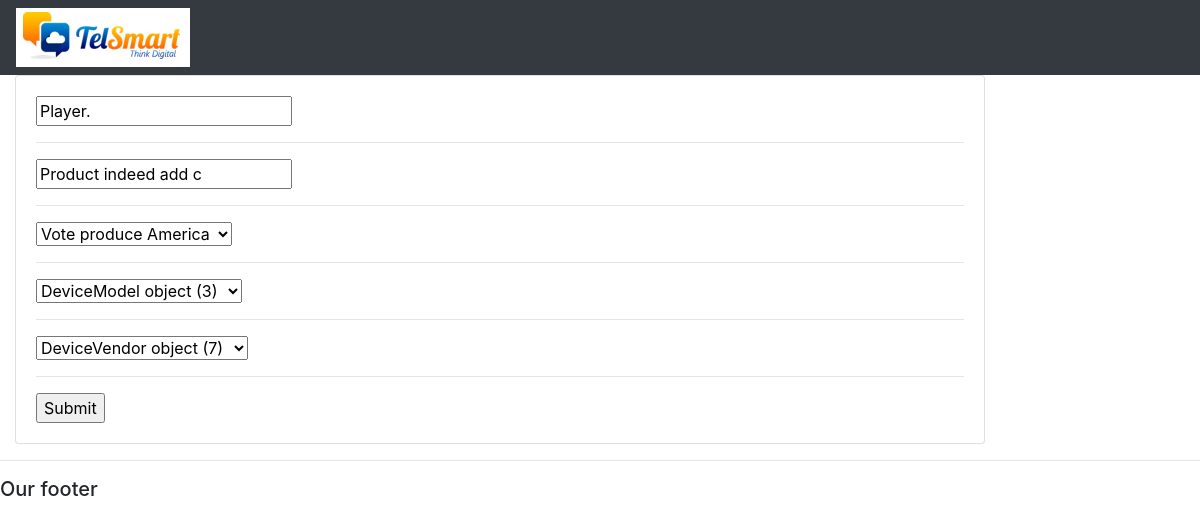
/edit_device/4/, run on the app's committed database.
### products/models.py (models this page shows, shortened)
class Device(models.Model):
    mac = models.CharField(max_length=10, unique=True)
    description = models.CharField(max_length=20, null=True, blank=True)
    cfg_last_update = models.DateTimeField(auto_now_add=True, null=True)
    customer = models.ForeignKey(Customer,  null=True, on_delete=models.SET_NULL)
    device_model = models.ForeignKey(DeviceModel,  null=True, on_delete=models.SET_NULL)
    vendor = models.ForeignKey(DeviceVendor,  null=True, on_delete=models.SET_NULL)

### products/views.py (the view)
# urls.py: path('edit_device/<str:pk>/', editDevice, name="edit_device"),
def editDevice(request, pk):
    device = Device.objects.get(id=pk)
    form = DeviceForm(instance=device)
    device.cfg_last_update = datetime.now()
    device.save()
    if request.method == 'POST':
        form = DeviceForm(request.POST, instance=device)
        if form.is_valid():
            form.save()
            return redirect('admin_device', pk)
    context = {'form':form}
    return render(request, 'device_form.html', context)

### products/forms.py
class DeviceForm(ModelForm):
	class Meta:
		model = Device
		fields = '__all__'

### products/models.py (called while the page is built)
    def __unicode__(self):
        return self.description

### templates/device_form.html (shortened to what this page needs)
{%  extends 'base.html' %}
{% load static %}
{% block content %}
<div class="row">
	<div class="col-md-10">
		<div class="card card-body">
			<form action="" method="POST">
				{% for field in form %}
					{{field}}
					<hr>
				{% endfor %}
				<input type="submit" name="Submit">
			</form>
		</div>
	</div>
</div>
{% endblock %}

### data on the page
Device: form "Player." "Product indeed add c" "Vote produce America" "DeviceModel object (3)" "DeviceVendor object (7)"
